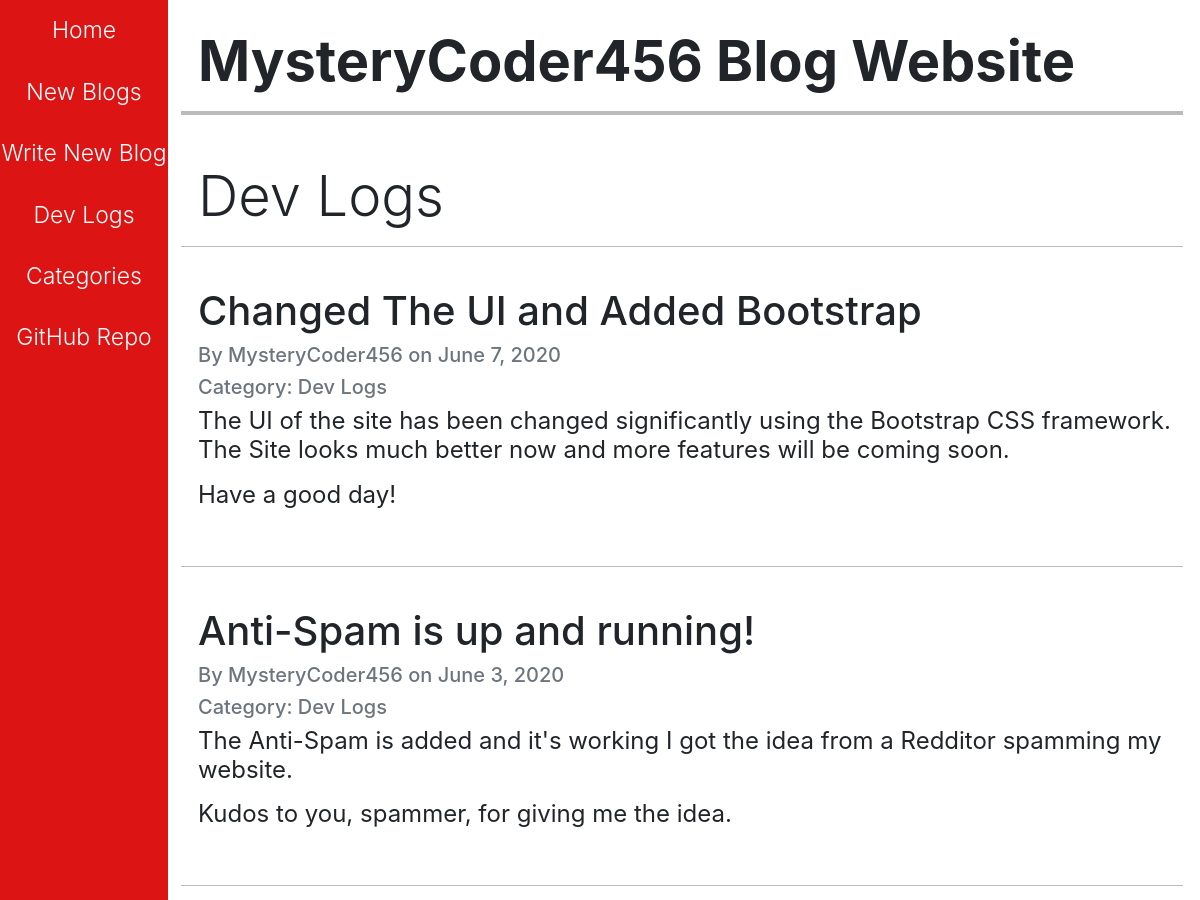
The app's page /dev/ (upper part), older data.
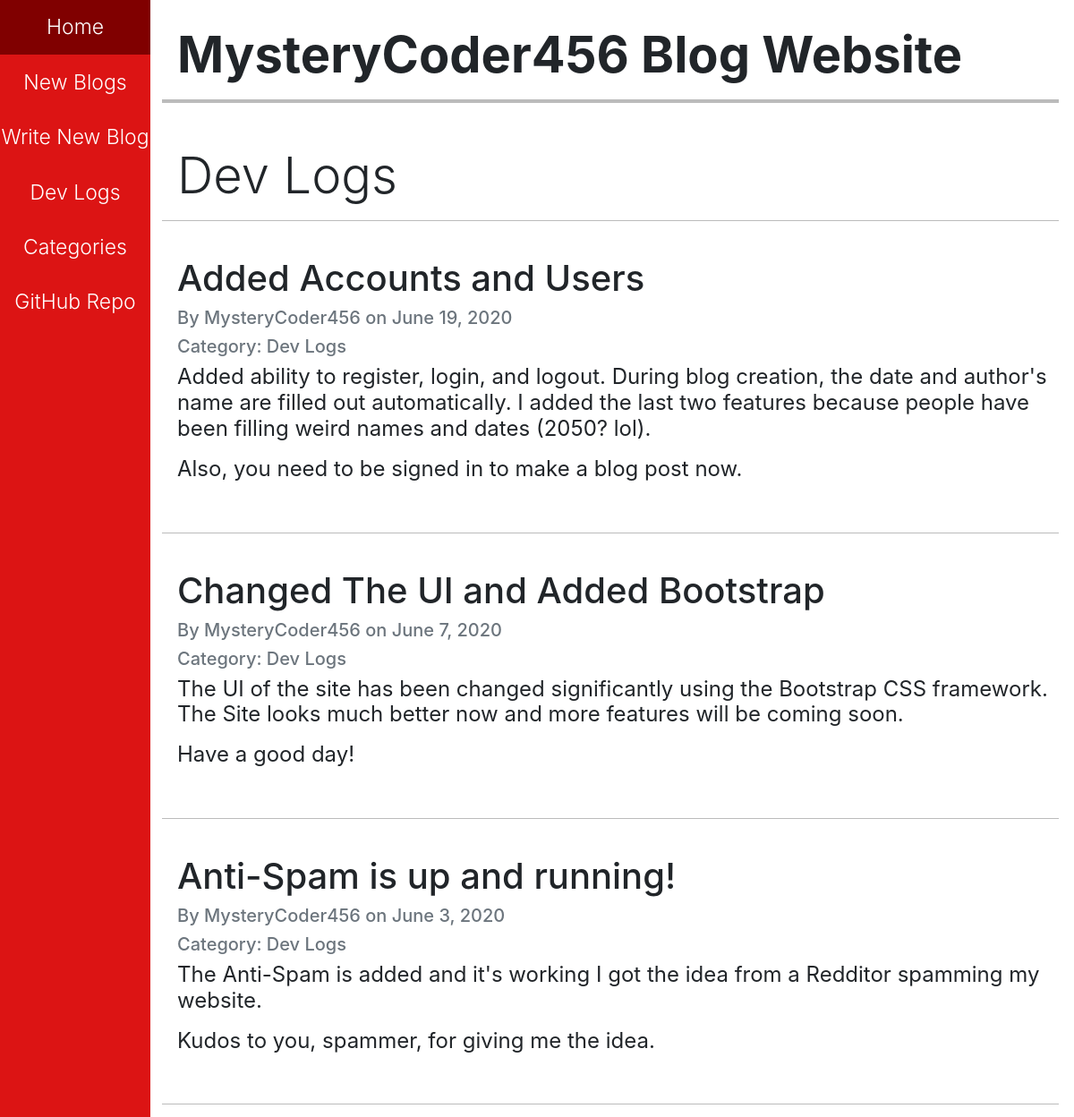
The same page, newer data.
### blog/models.py (models this page shows, shortened)
class Blog(models.Model):
    blog_list = models.ForeignKey(BlogList, on_delete=models.CASCADE)
    title = models.CharField(max_length=100)
    author = models.CharField(max_length=50)
    creation_date = models.DateField()
    content = models.TextField(
        max_length=500,
        blank=True,
        validators=[MaxLengthValidator(500)]
    )

class BlogList(models.Model):
    name = models.CharField(max_length=50)

### blog/views.py (the view)
# urls.py: path("dev/", views.dev_logs, name="dev_logs"),
def dev_logs(request):
    dev_set = reversed(BlogList.objects.get(name="Dev Logs").blog_set.all())
    return render(request, "blog/dev.html", {"dev_set": dev_set})

### blog/templates/blog/dev.html (shortened to what this page needs)
{% extends 'blog/base.html' %}
{% block heading %}
    Dev Logs
{% endblock %}
{% block main %}
    {% for blog in dev_set %}
        <hr style="height: 1px;">
        <br>
        <h1>{{blog.title}}</h1>
        <h5 class="text-muted">By {{blog.author}} on {{blog.creation_date}}</h5>
        <h5 class="text-muted">Category: {{blog.blog_list.name}}</h5>
        <h4 class="font-weight-normal">{{blog.content|linebreaks}}</h4>
        <br>
    {% endfor %}
{% endblock %}

Row changes from the older to the newer data that the page shows:
added Blog: title "Added Accounts and Users", author "MysteryCoder456", creation_date "June 19, 2020", blog_list.name "Dev Logs", content "Added ability to register, login, and logout. During blog creation, the date and author's name are filled out automatically. I added the last two features because people have been filling weird names and dates (2050? lol). Also, you need to be signed in to make a blog post now."
